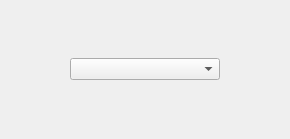
<?xml version="1.0" encoding="UTF-8"?>
<ui version="4.0">
 <class>Widget</class>
 <widget class="QWidget" name="Widget">
  <property name="geometry">
   <rect>
    <x>0</x>
    <y>0</y>
    <width>290</width>
    <height>139</height>
   </rect>
  </property>
  <property name="windowTitle">
   <string>Widget</string>
  </property>
  <layout class="QGridLayout" name="gridLayout">
   <item row="0" column="1">
    <widget class="CCheckCombox" name="comboBox">
     <property name="sizePolicy">
      <sizepolicy hsizetype="Expanding" vsizetype="Fixed">
       <horstretch>0</horstretch>
       <verstretch>0</verstretch>
      </sizepolicy>
     </property>
     <property name="minimumSize">
      <size>
       <width>150</width>
       <height>0</height>
      </size>
     </property>
    </widget>
   </item>
   <item row="0" column="0">
    <spacer name="horizontalSpacer">
     <property name="orientation">
      <enum>Qt::Horizontal</enum>
     </property>
     <property name="sizeHint" stdset="0">
      <size>
       <width>40</width>
       <height>20</height>
      </size>
     </property>
    </spacer>
   </item>
   <item row="0" column="2">
    <spacer name="horizontalSpacer_2">
     <property name="orientation">
      <enum>Qt::Horizontal</enum>
     </property>
     <property name="sizeHint" stdset="0">
      <size>
       <width>40</width>
       <height>20</height>
      </size>
     </property>
    </spacer>
   </item>
  </layout>
 </widget>
 <layoutdefault spacing="6" margin="11"/>
 <customwidgets>
  <customwidget>
   <class>CCheckCombox</class>
   <extends>QComboBox</extends>
   <header location="global">ccheckcombox.h</header>
   <slots>
    <signal>checkedStateChange(int,bool)</signal>
   </slots>
  </customwidget>
 </customwidgets>
 <resources/>
 <connections/>
</ui>
